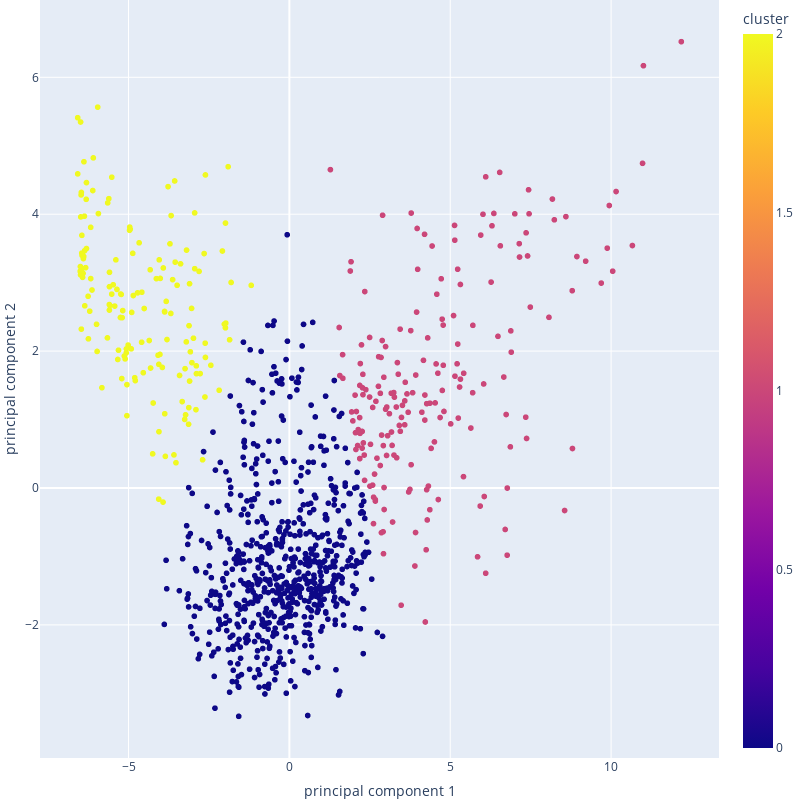

The code cell stored with this chart in its notebook:
### Code cell
df_knn = main(1)

### Figure 1 — Plotly figure (JSON) as saved in the notebook; plotly's stock layout.template omitted (floating-point values rounded to 4 significant figures; data arrays with more than 128 entries replaced by an {"elided": "..."} marker saying what was removed)
{"data": [{"hovertemplate": "principal component 1=%{x}<br>principal component 2=%{y}<br>cluster=%{marker.color}<extra></extra>", "legendgroup": "", "marker": {"color": {"elided": "1041 int values"}, "coloraxis": "coloraxis", "symbol": "circle"}, "mode": "markers", "name": "", "showlegend": false, "type": "scattergl", "x": {"elided": "1041 float values"}, "xaxis": "x", "y": {"elided": "1041 float values"}, "yaxis": "y"}], "layout": {"coloraxis": {"colorbar": {"title": {"text": "cluster"}}, "colorscale": [[0, "#0d0887"], [0.1111, "#46039f"], [0.2222, "#7201a8"], [0.3333, "#9c179e"], [0.4444, "#bd3786"], [0.5556, "#d8576b"], [0.6667, "#ed7953"], [0.7778, "#fb9f3a"], [0.8889, "#fdca26"], [1, "#f0f921"]]}, "height": 800, "legend": {"tracegroupgap": 0}, "margin": {"b": 0, "l": 0, "r": 0, "t": 0}, "scene": {"xaxis": {"title": {"text": "PCA 1"}}, "yaxis": {"title": {"text": "PCA 2"}}}, "title": {"text": "Clusters"}, "width": 800, "xaxis": {"anchor": "y", "domain": [0, 1], "title": {"text": "principal component 1"}}, "yaxis": {"anchor": "x", "domain": [0, 1], "title": {"text": "principal component 2"}}}}
